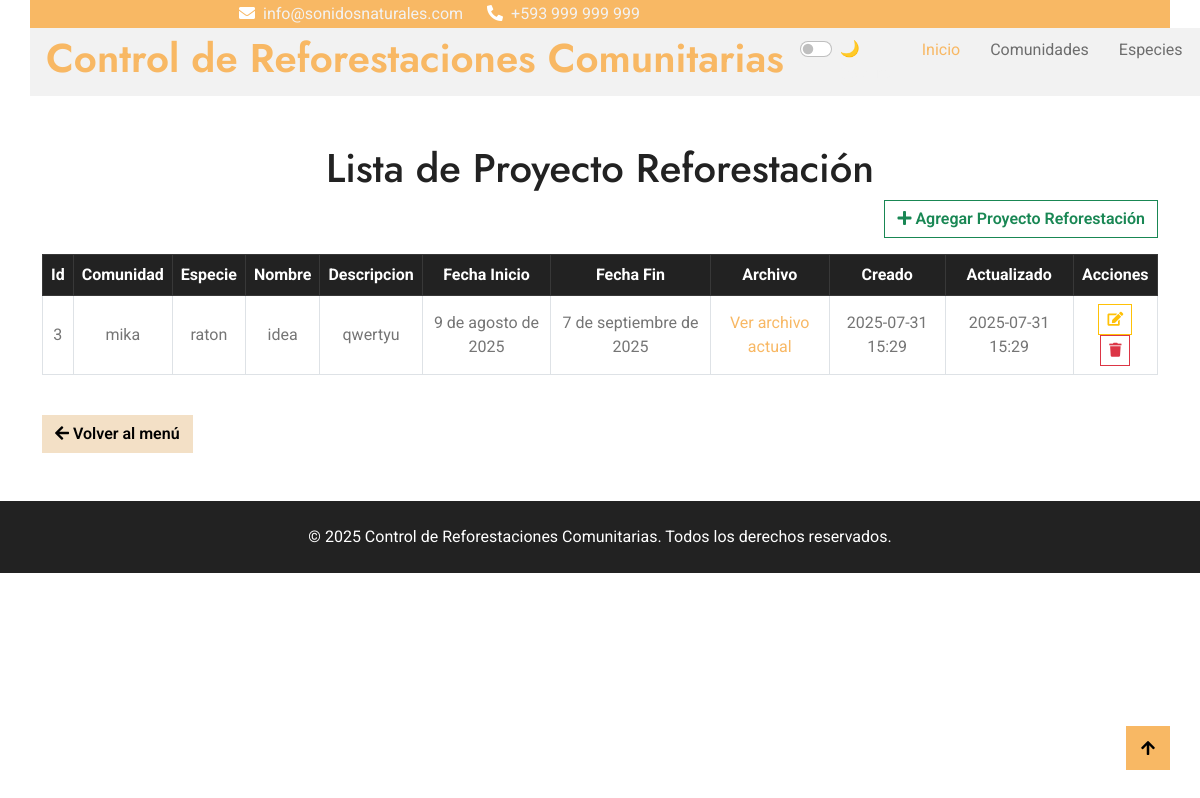
The page /proyecto/ on the database its author committed.
### Aplicaciones/Proyecto/models.py (models this page shows, shortened)
class Proyecto(models.Model):
    comunidad = models.ForeignKey(Comunidad, on_delete=models.CASCADE)
    especie = models.ForeignKey(Especie, on_delete=models.CASCADE)
    nombre = models.CharField(max_length=100)
    descripcion = models.TextField()
    fecha_inicio = models.DateField()
    fecha_fin = models.DateField()
    archivo = models.FileField(upload_to='media/proyectos/', blank=True)
    creado = models.DateTimeField(auto_now_add=True)
    actualizado = models.DateTimeField(auto_now=True)

### Aplicaciones/Comunidad/models.py (models this page shows)
class Comunidad(models.Model):
    nombre = models.CharField(max_length=100)
    latitud = models.DecimalField(max_digits=9, decimal_places=6)
    longitud = models.DecimalField(max_digits=9, decimal_places=6)
    descripcion = models.TextField(blank=True)
    creado = models.DateTimeField(auto_now_add=True)
    actualizado = models.DateTimeField(auto_now=True)
    def __str__(self):
        return self.nombre

### Aplicaciones/Especie/models.py (models this page shows)
class Especie(models.Model):
    nombre_comun = models.CharField(max_length=100)
    nombre_cientifico = models.CharField(max_length=150, blank=True)
    imagen = models.ImageField(upload_to='media/especies/', blank=True , null=True)
    creado = models.DateTimeField(auto_now_add=True)
    actualizado = models.DateTimeField(auto_now=True)
    def __str__(self):
        return self.nombre_comun

### Aplicaciones/Proyecto/views.py (the view)
# urls.py: path('', views.listaProyecto, name='lista_proyecto'),
def listaProyecto(request):
    proyectos = Proyecto.objects.all()
    return render(request, 'proyecto/lista.html', {'proyectos': proyectos})

### Aplicaciones/Proyecto/templates/proyecto/lista.html (shortened to what this page needs)
{% extends "plantilla.html" %}
{% block contenido %}
<div class="container mt-5">
    <h1 class="text-center">Lista de Proyecto Reforestación</h1>
    <div class="text-end mb-3">
        <a href="{% url 'nuevo_proyecto' %}" class="btn btn-outline-success">
            <i class="fa fa-plus"></i> Agregar Proyecto Reforestación
        </a>
    </div>
    <div class="table-responsive">
        <table class="table table-bordered table-hover align-middle text-center">
            <thead class="table-dark">
                <tr>
                    <th>Id</th>
                    <th>Comunidad</th>
                    <th>Especie</th>
                    <th>Nombre</th>
                    <th>Descripcion</th>
                    <th>Fecha Inicio</th>
                    <th>Fecha Fin</th>
                    <th>Archivo</th>
                    <th>Creado</th>
                    <th>Actualizado</th>
                    <th>Acciones</th>
                </tr>
            </thead>
            <tbody>
                {% for proyecto in proyectos %}
                <tr>
                    <td>{{ proyecto.id }}</td>
                    <td>{{ proyecto.comunidad }}</td>
                    <td>{{ proyecto.especie }}</td>
                    <td>{{ proyecto.nombre }}</td>
                    <td>{{ proyecto.descripcion }}</td>
                    <td>{{ proyecto.fecha_inicio }}</td>
                    <td>{{ proyecto.fecha_fin }}</td>
                    <td>
                        {%if proyecto.archivo %}
                            <a href="{{ proyecto.archivo.url }}" target="_blank">Ver archivo actual</a>
                        {% else %}
                            <span class="text-muted">Sin archivo</span>
                        {% endif %}
                    </td>
                    <td>{{ proyecto.creado|date:"Y-m-d H:i" }}</td>
                    <td>{{ proyecto.actualizado|date:"Y-m-d H:i" }}</td>
                    <td>
                        <a href="editar/{{ proyecto.id }}/" class="btn btn-outline-warning btn-sm" title="Editar">
                            <i class="fa fa-edit"></i>
                        </a>
                        <button onclick="confirmDelete('{{ proyecto.id }}')" class="btn btn-outline-danger btn-sm" title="Eliminar">
                            <i class="fa fa-trash"></i>
                        </button>
                    </td>
                </tr>
                {% endfor %}
            </tbody>
        </table>
    </div>
    <div class="mt-4">
        <a href="/" class="btn btn-secondary">
            <i class="fa fa-arrow-left"></i> Volver al menú
        </a>
    </div>
 </div>
 {% endblock %}

### static/environs/css/style.css (style rules this page uses)
.btn { font-weight: 600; transition: .5s; }

### rows shown on the page
Proyecto: id "3", comunidad "mika", especie "raton", nombre "idea", descripcion "qwertyu", fecha_inicio "9 de agosto de 2025", fecha_fin "7 de septiembre de 2025", creado "2025-07-31 15:29", actualizado "2025-07-31 15:29"
